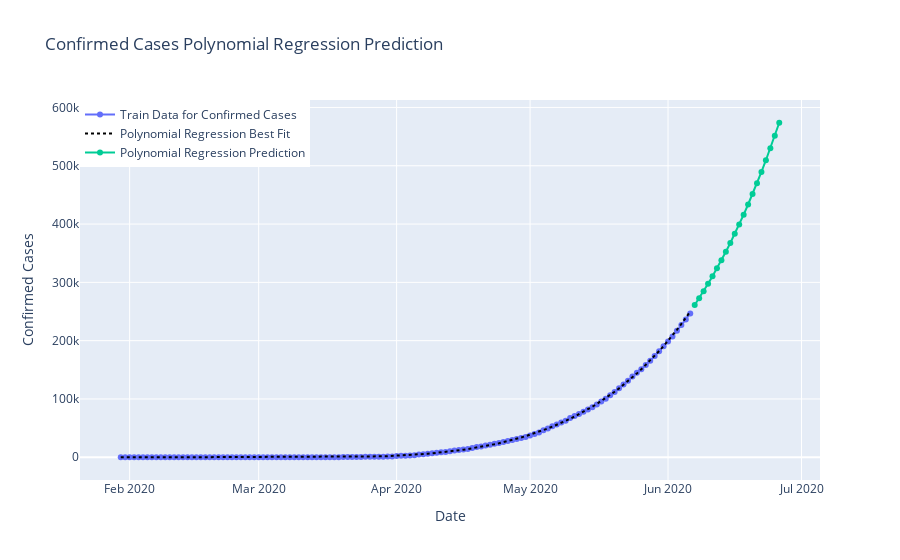

Notebook code for this chart:
### Code cell
comp_data=poly.fit_transform(np.array(india_datewise["Days Since"]).reshape(-1,1))
plt.figure(figsize=(11,6))
predictions_poly=linreg.predict(comp_data)
fig=go.Figure()
fig.add_trace(go.Scatter(x=india_datewise['ObservationDate'], y=india_datewise["Confirmed"],
                    mode='lines+markers',name="Train Data for Confirmed Cases"))
fig.add_trace(go.Scatter(x=india_datewise['ObservationDate'], y=predictions_poly,
                    mode='lines',name="Polynomial Regression Best Fit",
                    line=dict(color='black', dash='dot')))

fig.add_trace(go.Scatter(x=model_predictions['Date'], y=model_predictions['Polynomial Regression Prediction'],
                    mode='lines+markers',name="Polynomial Regression Prediction"))


fig.update_layout(title="Confirmed Cases Polynomial Regression Prediction",
                 xaxis_title="Date",yaxis_title="Confirmed Cases",
                 legend=dict(x=0,y=1,traceorder="normal"))
fig.show()

### Figure 1 — Plotly figure (JSON) as saved in the notebook; plotly's stock layout.template omitted (floating-point values rounded to 4 significant figures; data arrays with more than 128 entries replaced by an {"elided": "..."} marker saying what was removed)
{"data": [{"mode": "lines+markers", "name": "Train Data for Confirmed Cases", "type": "scatter", "x": {"elided": "129 str values"}, "y": {"elided": "129 int values"}}, {"line": {"color": "black", "dash": "dot"}, "mode": "lines", "name": "Polynomial Regression Best Fit", "type": "scatter", "x": {"elided": "129 str values"}, "y": {"elided": "129 float values"}}, {"mode": "lines+markers", "name": "Polynomial Regression Prediction", "type": "scatter", "x": ["2020-06-07T00:00:00", "2020-06-08T00:00:00", "2020-06-09T00:00:00", "2020-06-10T00:00:00", "2020-06-11T00:00:00", "2020-06-12T00:00:00", "2020-06-13T00:00:00", "2020-06-14T00:00:00", "2020-06-15T00:00:00", "2020-06-16T00:00:00", "2020-06-17T00:00:00", "2020-06-18T00:00:00", "2020-06-19T00:00:00", "2020-06-20T00:00:00", "2020-06-21T00:00:00", "2020-06-22T00:00:00", "2020-06-23T00:00:00", "2020-06-24T00:00:00", "2020-06-25T00:00:00", "2020-06-26T00:00:00"], "y": [261200.0, 272900.0, 284900.0, 297500.0, 310500.0, 324000.0, 338000.0, 352600.0, 367600.0, 383200.0, 399400.0, 416200.0, 433500.0, 451500.0, 470200.0, 489500.0, 509500.0, 530200.0, 551600.0, 573800.0]}], "layout": {"legend": {"traceorder": "normal", "x": 0, "y": 1}, "title": {"text": "Confirmed Cases Polynomial Regression Prediction"}, "xaxis": {"title": {"text": "Date"}}, "yaxis": {"title": {"text": "Confirmed Cases"}}}}
